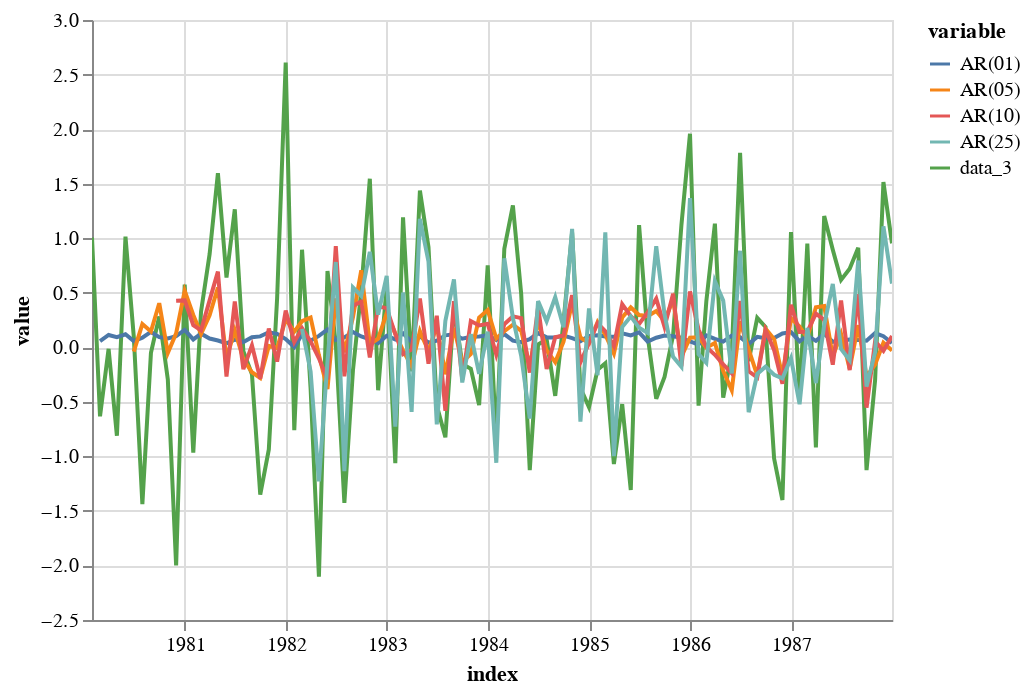

The code cell stored with this chart in its notebook:
### Markdown cell above
## Autoregression: Looking to the past to predict the future.

An **autoregressive model** for a timeseries is a linear combination of _past values_ and constant coefficients to calculate the current value.  In math terms, for a **p-autoregressive model**,

$$y_t = c_{1}y_{t-1} + c_{2}y_{t-2} + \cdots + c_{p}y_{t-p}$$

We will refer to _p_-autoregressions as ``AR(p)``.

Let's do an example of this, using ``data_3`` from above.

### Code cell
df = make_data()

# Calculate some autoregressions.
df.drop(["data_1", "data_2"], axis=1, inplace=True)
df["AR(01)"] = AutoReg(df["data_3"], 1).fit().predict()
df["AR(05)"] = AutoReg(df["data_3"], 5).fit().predict()
df["AR(10)"] = AutoReg(df["data_3"], 10).fit().predict()
df["AR(25)"] = AutoReg(df["data_3"], 25).fit().predict()

plot_in_altair(df).interactive()

### Figure 1 — Vega-Lite specification as saved in the notebook (floating-point values rounded to 4 significant figures; data arrays with more than 128 entries replaced by an {"elided": "..."} marker saying what was removed)
{"config": {"view": {"continuousWidth": 400, "continuousHeight": 300}}, "data": {"name": "data-fc10e326811e47ab93bdb721b81c30f0"}, "mark": "line", "encoding": {"color": {"field": "variable", "type": "nominal"}, "opacity": {"condition": {"value": 1, "selection": "selector004"}, "value": 0.2}, "x": {"field": "index", "type": "temporal"}, "y": {"field": "value", "type": "quantitative"}}, "selection": {"selector004": {"type": "multi", "fields": ["variable"], "bind": "legend"}, "selector005": {"type": "interval", "bind": "scales", "encodings": ["x", "y"]}}, "$schema": "https://vega.github.io/schema/vega-lite/v4.17.0.json", "datasets": {"data-fc10e326811e47ab93bdb721b81c30f0": {"elided": "480 records"}}}
